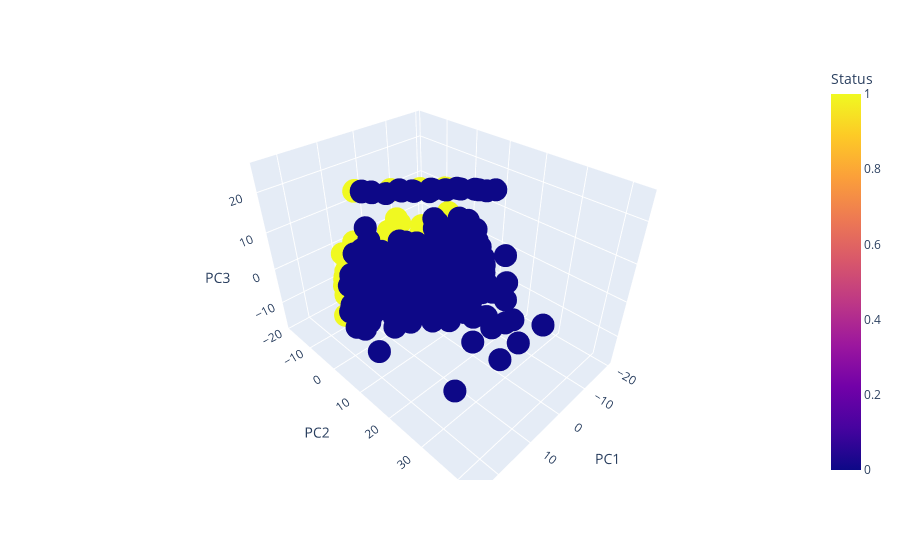

Notebook cell for this chart:
### Code cell
from sklearn.decomposition import PCA
import plotly.express as px 

pca = PCA(n_components=3)
X_pca = pca.fit_transform(X_poly)
final_dataframe['PC1'] = X_pca[:, 0]
final_dataframe['PC2'] = X_pca[:, 1]
final_dataframe['PC3'] = X_pca[:, 2]

fig = px.scatter_3d(final_dataframe, x='PC1', y='PC2', z='PC3', color='Status')
fig.show()

### Figure 1 — Plotly figure (JSON) as saved in the notebook; plotly's stock layout.template omitted (floating-point values rounded to 4 significant figures; data arrays with more than 128 entries replaced by an {"elided": "..."} marker saying what was removed)
{"data": [{"hovertemplate": "PC1=%{x}<br>PC2=%{y}<br>PC3=%{z}<br>Status=%{marker.color}<extra></extra>", "legendgroup": "", "marker": {"color": {"elided": "624 int values"}, "coloraxis": "coloraxis", "symbol": "circle"}, "mode": "markers", "name": "", "scene": "scene", "showlegend": false, "type": "scatter3d", "x": {"elided": "624 float values"}, "y": {"elided": "624 float values"}, "z": {"elided": "624 float values"}}], "layout": {"coloraxis": {"colorbar": {"title": {"text": "Status"}}, "colorscale": [[0, "#0d0887"], [0.1111, "#46039f"], [0.2222, "#7201a8"], [0.3333, "#9c179e"], [0.4444, "#bd3786"], [0.5556, "#d8576b"], [0.6667, "#ed7953"], [0.7778, "#fb9f3a"], [0.8889, "#fdca26"], [1, "#f0f921"]]}, "legend": {"tracegroupgap": 0}, "margin": {"t": 60}, "scene": {"domain": {"x": [0, 1], "y": [0, 1]}, "xaxis": {"title": {"text": "PC1"}}, "yaxis": {"title": {"text": "PC2"}}, "zaxis": {"title": {"text": "PC3"}}}}}
